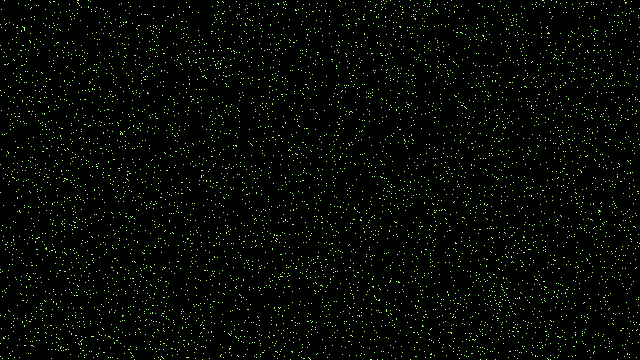
Frame 1 (no input)
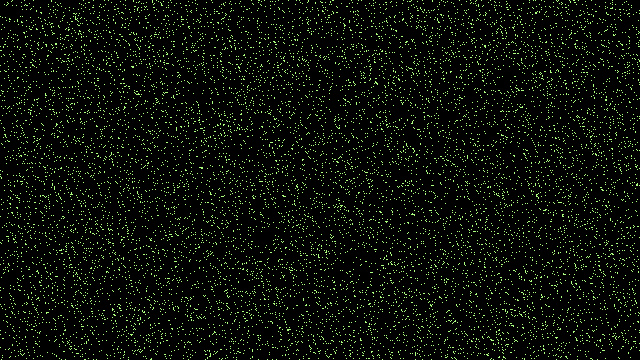
Frame 60 (the mouse pressed at the canvas centre just before this capture)
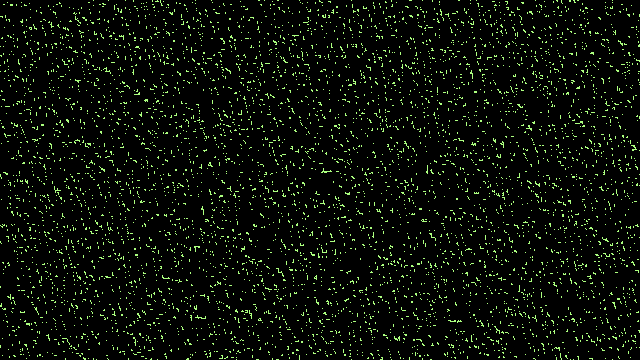
Frame 120 (the mouse held since frame 60 and released just before this capture)

The Processing sketch that drew these frames (run headless with seeded random() and noise(); from frame 60 on, the mouse is pressed at the canvas centre):

// Processing sketch: Spore1
// ── Spore1.pde
/**
 * Spore 1 
 * by Mike Davis. 
 * 
 * A short program for alife experiments. Click in the window to restart.
 * Each cell is represented by a pixel on the display as well as an entry in
 * the array 'cells'. Each cell has a run() method, which performs actions
 * based on the cell's surroundings.  Cells run one at a time (to avoid conflicts
 * like wanting to move to the same space) and in random order.
 */

World w;
int numcells = 0;
int maxcells = 6700;
Cell[] cells = new Cell[maxcells];
color spore_color;
// set lower for smoother animation, higher for faster simulation
int runs_per_loop = 10000;
color black = color(0, 0, 0);
  
void setup() {
  size(640, 360);
  frameRate(24);
  reset();
}

void reset() {
  clearScreen();  
  w = new World();
  spore_color = color(172, 255, 128);
  seed();
}

void seed() {
  // Add cells at random places
  for (int i = 0; i < maxcells; i++)
  {
    int cX = (int)random(width);
    int cY = (int)random(height);
    if (w.getpix(cX, cY) == black) {
      w.setpix(cX, cY, spore_color);
      cells[numcells] = new Cell(cX, cY);
      numcells++;
    }
  }
}

void draw() {
  // Run cells in random order
  for (int i = 0; i < runs_per_loop; i++) {
    int selected = min((int)random(numcells), numcells - 1);
    cells[selected].run();
  }
}

void clearScreen() {
  background(0);
}

class Cell {
  int x, y;
  Cell(int xin, int yin) {
    x = xin;
    y = yin;
  }

    // Perform action based on surroundings
  void run() {
    // Fix cell coordinates
    while(x < 0) {
      x+=width;
    }
    while(x > width - 1) {
      x-=width;
    }
    while(y < 0) {
      y+=height;
    }
    while(y > height - 1) {
      y-=height;
    }
    
    // Cell instructions
    if (w.getpix(x + 1, y) == black) {
      move(0, 1);
    } else if (w.getpix(x, y - 1) != black && w.getpix(x, y + 1) != black) {
      move((int)random(9) - 4, (int)random(9) - 4);
    }
  }
  
  // Will move the cell (dx, dy) units if that space is empty
  void move(int dx, int dy) {
    if (w.getpix(x + dx, y + dy) == black) {
      w.setpix(x + dx, y + dy, w.getpix(x, y));
      w.setpix(x, y, color(0));
      x += dx;
      y += dy;
    }
  }
}

//  The World class simply provides two functions, get and set, which access the
//  display in the same way as getPixel and setPixel.  The only difference is that
//  the World class's get and set do screen wraparound ("toroidal coordinates").
class World {
  
  void setpix(int x, int y, int c) {
    while(x < 0) x+=width;
    while(x > width - 1) x-=width;
    while(y < 0) y+=height;
    while(y > height - 1) y-=height;
    set(x, y, c);
  }
  
  color getpix(int x, int y) {
    while(x < 0) x+=width;
    while(x > width - 1) x-=width;
    while(y < 0) y+=height;
    while(y > height - 1) y-=height;
    return get(x, y);
  }
}

void mousePressed() {
  numcells = 0;
  reset();
}
